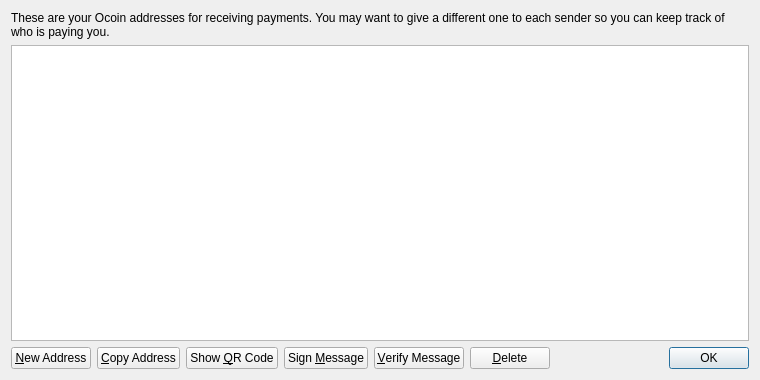
<?xml version="1.0" encoding="UTF-8"?>
<ui version="4.0">
 <class>AddressBookPage</class>
 <widget class="QWidget" name="AddressBookPage">
  <property name="geometry">
   <rect>
    <x>0</x>
    <y>0</y>
    <width>760</width>
    <height>380</height>
   </rect>
  </property>
  <property name="windowTitle">
   <string>Address Book</string>
  </property>
  <layout class="QVBoxLayout" name="verticalLayout">
   <item>
    <widget class="QLabel" name="labelExplanation">
     <property name="text">
      <string>These are your Ocoin addresses for receiving payments. You may want to give a different one to each sender so you can keep track of who is paying you.</string>
     </property>
     <property name="textFormat">
      <enum>Qt::PlainText</enum>
     </property>
     <property name="wordWrap">
      <bool>true</bool>
     </property>
    </widget>
   </item>
   <item>
    <widget class="QTableView" name="tableView">
     <property name="contextMenuPolicy">
      <enum>Qt::CustomContextMenu</enum>
     </property>
     <property name="toolTip">
      <string>Double-click to edit address or label</string>
     </property>
     <property name="tabKeyNavigation">
      <bool>false</bool>
     </property>
     <property name="alternatingRowColors">
      <bool>true</bool>
     </property>
     <property name="selectionMode">
      <enum>QAbstractItemView::SingleSelection</enum>
     </property>
     <property name="selectionBehavior">
      <enum>QAbstractItemView::SelectRows</enum>
     </property>
     <property name="sortingEnabled">
      <bool>true</bool>
     </property>
     <attribute name="verticalHeaderVisible">
      <bool>false</bool>
     </attribute>
    </widget>
   </item>
   <item>
    <layout class="QHBoxLayout" name="horizontalLayout">
     <item>
      <widget class="QPushButton" name="newAddressButton">
       <property name="toolTip">
        <string>Create a new address</string>
       </property>
       <property name="text">
        <string>&amp;New Address</string>
       </property>
       <property name="icon">
        <iconset resource="../Ocoin.qrc">
         <normaloff>:/icons/add</normaloff>:/icons/add</iconset>
       </property>
      </widget>
     </item>
     <item>
      <widget class="QPushButton" name="copyToClipboard">
       <property name="toolTip">
        <string>Copy the currently selected address to the system clipboard</string>
       </property>
       <property name="text">
        <string>&amp;Copy Address</string>
       </property>
       <property name="icon">
        <iconset resource="../Ocoin.qrc">
         <normaloff>:/icons/editcopy</normaloff>:/icons/editcopy</iconset>
       </property>
      </widget>
     </item>
     <item>
      <widget class="QPushButton" name="showQRCode">
       <property name="text">
        <string>Show &amp;QR Code</string>
       </property>
       <property name="icon">
        <iconset resource="../Ocoin.qrc">
         <normaloff>:/icons/qrcode</normaloff>:/icons/qrcode</iconset>
       </property>
      </widget>
     </item>
     <item>
      <widget class="QPushButton" name="signMessage">
       <property name="toolTip">
        <string>Sign a message to prove you own a Ocoin address</string>
       </property>
       <property name="text">
        <string>Sign &amp;Message</string>
       </property>
       <property name="icon">
        <iconset resource="../Ocoin.qrc">
         <normaloff>:/icons/edit</normaloff>:/icons/edit</iconset>
       </property>
      </widget>
     </item>
     <item>
      <widget class="QPushButton" name="verifyMessage">
       <property name="toolTip">
        <string>Verify a message to ensure it was signed with a specified Ocoin address</string>
       </property>
       <property name="text">
        <string>&amp;Verify Message</string>
       </property>
       <property name="icon">
        <iconset resource="../Ocoin.qrc">
         <normaloff>:/icons/transaction_0</normaloff>:/icons/transaction_0</iconset>
       </property>
      </widget>
     </item>
     <item>
      <widget class="QPushButton" name="deleteButton">
       <property name="toolTip">
        <string>Delete the currently selected address from the list</string>
       </property>
       <property name="text">
        <string>&amp;Delete</string>
       </property>
       <property name="icon">
        <iconset resource="../Ocoin.qrc">
         <normaloff>:/icons/remove</normaloff>:/icons/remove</iconset>
       </property>
      </widget>
     </item>
     <item>
      <spacer name="horizontalSpacer">
       <property name="orientation">
        <enum>Qt::Horizontal</enum>
       </property>
       <property name="sizeHint" stdset="0">
        <size>
         <width>40</width>
         <height>20</height>
        </size>
       </property>
      </spacer>
     </item>
     <item>
      <widget class="QDialogButtonBox" name="buttonBox">
       <property name="sizePolicy">
        <sizepolicy hsizetype="Maximum" vsizetype="Fixed">
         <horstretch>0</horstretch>
         <verstretch>0</verstretch>
        </sizepolicy>
       </property>
       <property name="standardButtons">
        <set>QDialogButtonBox::Ok</set>
       </property>
      </widget>
     </item>
    </layout>
   </item>
  </layout>
 </widget>
 <resources>
  <include location="../Ocoin.qrc"/>
 </resources>
 <connections/>
</ui>
